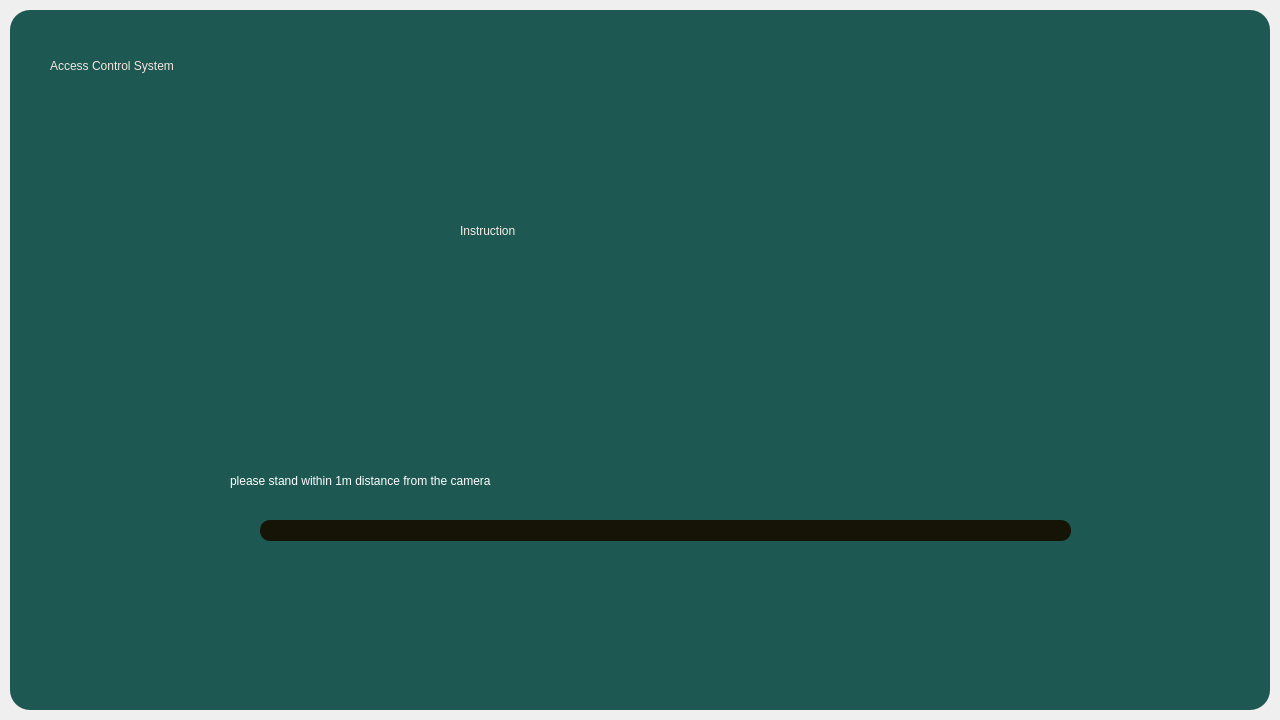
<?xml version="1.0" encoding="UTF-8"?>
<ui version="4.0">
 <class>MainWindow</class>
 <widget class="QMainWindow" name="MainWindow">
  <property name="geometry">
   <rect>
    <x>0</x>
    <y>0</y>
    <width>1280</width>
    <height>720</height>
   </rect>
  </property>
  <property name="windowTitle">
   <string>MainWindow</string>
  </property>
  <widget class="QWidget" name="centralwidget">
   <layout class="QGridLayout" name="gridLayout">
    <property name="leftMargin">
     <number>10</number>
    </property>
    <property name="topMargin">
     <number>10</number>
    </property>
    <property name="rightMargin">
     <number>10</number>
    </property>
    <property name="bottomMargin">
     <number>10</number>
    </property>
    <item row="0" column="0">
     <widget class="QFrame" name="dropscreen">
      <property name="styleSheet">
       <string notr="true">QFrame{
	
	background-color: rgb(29, 88, 82);
	border-radius:20px;

}</string>
      </property>
      <property name="frameShape">
       <enum>QFrame::StyledPanel</enum>
      </property>
      <property name="frameShadow">
       <enum>QFrame::Raised</enum>
      </property>
      <widget class="QLabel" name="label">
       <property name="geometry">
        <rect>
         <x>450</x>
         <y>200</y>
         <width>431</width>
         <height>41</height>
        </rect>
       </property>
       <property name="styleSheet">
        <string notr="true">font: 900 36pt &quot;Akira Expanded&quot;;
color: rgb(247, 237, 231);</string>
       </property>
       <property name="text">
        <string>Instruction</string>
       </property>
      </widget>
      <widget class="QLabel" name="label_2">
       <property name="geometry">
        <rect>
         <x>320</x>
         <y>240</y>
         <width>291</width>
         <height>221</height>
        </rect>
       </property>
       <property name="text">
        <string/>
       </property>
       <property name="pixmap">
        <pixmap>../../Downloads/Open Peeps - Avatar (1).png</pixmap>
       </property>
       <property name="scaledContents">
        <bool>true</bool>
       </property>
       <property name="buddy">
        <cstring>label_2</cstring>
       </property>
      </widget>
      <widget class="QLabel" name="label_3">
       <property name="geometry">
        <rect>
         <x>590</x>
         <y>240</y>
         <width>361</width>
         <height>211</height>
        </rect>
       </property>
       <property name="text">
        <string/>
       </property>
       <property name="pixmap">
        <pixmap>../../Downloads/Open Peeps - Avatar.png</pixmap>
       </property>
       <property name="scaledContents">
        <bool>true</bool>
       </property>
      </widget>
      <widget class="QLabel" name="label_4">
       <property name="geometry">
        <rect>
         <x>220</x>
         <y>460</y>
         <width>981</width>
         <height>21</height>
        </rect>
       </property>
       <property name="styleSheet">
        <string notr="true">font: 900 22pt &quot;Akira Expanded&quot;;
color: rgb(255, 255, 255);</string>
       </property>
       <property name="text">
        <string>please stand within 1m distance from the camera</string>
       </property>
      </widget>
      <widget class="QLabel" name="label_5">
       <property name="geometry">
        <rect>
         <x>40</x>
         <y>40</y>
         <width>481</width>
         <height>31</height>
        </rect>
       </property>
       <property name="styleSheet">
        <string notr="true">font: 900 24pt &quot;Akira Expanded&quot;;
color: rgb(245, 230, 223);</string>
       </property>
       <property name="text">
        <string>Access Control System</string>
       </property>
       <property name="scaledContents">
        <bool>false</bool>
       </property>
      </widget>
      <widget class="QProgressBar" name="progressBar">
       <property name="geometry">
        <rect>
         <x>250</x>
         <y>510</y>
         <width>811</width>
         <height>21</height>
        </rect>
       </property>
       <property name="styleSheet">
        <string notr="true">QProgressBar{
	
	background-color: rgb(22, 20, 7);
    border-radius: 10px;
    border-color: beige;
    min-width: 10em;
    padding: 6px;
}
QProgressBar::chunk{
	background-color: rgb(75, 183, 83);
	border-radius: 10px;
    min-width: 10em;
    padding: 6px;
   	

}</string>
       </property>
       <property name="minimum">
        <number>0</number>
       </property>
       <property name="maximum">
        <number>100</number>
       </property>
       <property name="value">
        <number>0</number>
       </property>
       <property name="textVisible">
        <bool>false</bool>
       </property>
      </widget>
      <widget class="QLabel" name="label_6">
       <property name="geometry">
        <rect>
         <x>310</x>
         <y>120</y>
         <width>591</width>
         <height>271</height>
        </rect>
       </property>
       <property name="text">
        <string/>
       </property>
       <property name="pixmap">
        <pixmap>../../../Downloads/face-mask-couple-cartoon-removebg.png</pixmap>
       </property>
       <property name="scaledContents">
        <bool>true</bool>
       </property>
      </widget>
      <zorder>label_6</zorder>
      <zorder>label_2</zorder>
      <zorder>label_3</zorder>
      <zorder>label_4</zorder>
      <zorder>label_5</zorder>
      <zorder>progressBar</zorder>
      <zorder>label</zorder>
     </widget>
    </item>
   </layout>
  </widget>
 </widget>
 <resources/>
 <connections/>
</ui>
